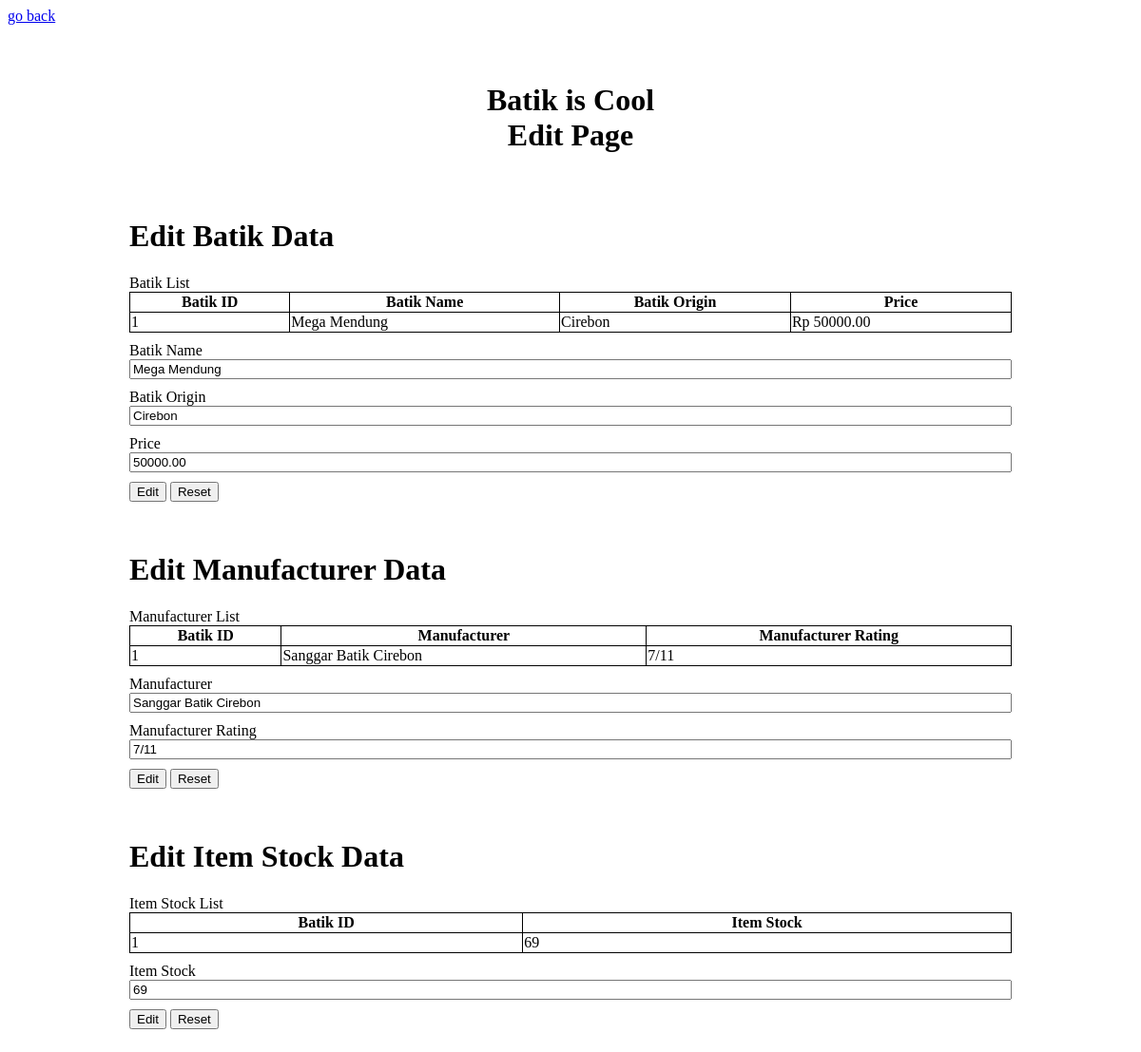
/editPage.php?id=1, run on the app's committed database.
### tables this page shows
CREATE TABLE `batik` (
  `id_batik` int(11) NOT NULL,
  `nama_batik` varchar(255) NOT NULL,
  `asal_batik` varchar(255) NOT NULL,
  `harga_batik` decimal(10,2) NOT NULL,
  `is_delete` bit(1) NOT NULL DEFAULT b'0'
);

CREATE TABLE `produsen` (
  `id_produsen` int(11) NOT NULL,
  `id_batik` int(11) NOT NULL,
  `nama_produsen` varchar(255) NOT NULL,
  `rating_produsen` varchar(255) NOT NULL,
  `is_delete` bit(1) NOT NULL DEFAULT b'0'
);

CREATE TABLE `stok` (
  `id_stok` int(11) NOT NULL,
  `id_batik` int(11) NOT NULL,
  `jumlah_stok` int(11) NOT NULL,
  `is_delete` bit(1) NOT NULL DEFAULT b'0'
);

### editPage.php (the view, shortened to what this page needs)
<?php
include 'config.php';
$id = $_GET['id'];
$bTable = mysqli_query($conn, "SELECT * FROM batik WHERE id_batik=$id");
$bTableValue = mysqli_query($conn, "SELECT * FROM batik WHERE id_batik=$id");
while ($bFetch = mysqli_fetch_array($bTableValue)) {
    $name = $bFetch['nama_batik'];
    $origin = $bFetch['asal_batik'];
    $price = $bFetch['harga_batik'];
}
$pTable = mysqli_query($conn, "SELECT * FROM produsen WHERE id_batik=$id");
$pTableValue = mysqli_query($conn, "SELECT * FROM produsen WHERE id_batik=$id");
while ($pFetch = mysqli_fetch_array($pTableValue)) {
    $manuf = $pFetch['nama_produsen'];
    $manufRating = $pFetch['rating_produsen'];
}
$sTable = mysqli_query($conn, "SELECT * FROM stok WHERE id_batik=$id");
$sTableValue = mysqli_query($conn, "SELECT * FROM stok WHERE id_batik=$id");
while ($sFetch = mysqli_fetch_array($sTableValue)) {
    $stock = $sFetch['jumlah_stok'];
}
?>
<!DOCTYPE html>
<html lang="en">
<head>
    <link rel="stylesheet" type="text/css" href="style.css">
    <div class="edit-item-header">
        <a href="homePage.php">go back</a>
    </div>
</head>
<body>
    <div class="home-title">
        <h1>Batik is Cool<br />Edit Page</h1>
    </div>
    <div class="list-item-card">
        <div class="add-stok-title">
            <h1>Edit Batik Data</h1>
        </div>
        <div class="card-header">
            Batik List
        </div>
        <div class="card-body">
            <table class="item-table">
                <tr>
                    <th>Batik ID</th>
                    <th>Batik Name</th>
                    <th>Batik Origin</th>
                    <th>Price</th>
                    <?php
                    while ($item = mysqli_fetch_array($bTable)) :
                    ?>
                <tr>
                    <td><?= $item['id_batik'] ?></td>
                    <td><?= $item['nama_batik'] ?></td>
                    <td><?= $item['asal_batik'] ?></td>
                    <td>Rp <?= $item['harga_batik'] ?></td>
                </tr>
            <?php endwhile; ?>
            </table>
        </div>
        <div class="card-body">
            <form class="item-form" method="POST" action="">
                <div class="form-group">
                    <label>Batik Name</label>
                    <input type="text" name="bName" placeholder="Input batik name." value="<?php echo $name; ?>" required>
                </div>
                <div class="form-group">
                    <label>Batik Origin</label>
                    <input type="text" name="bOrigin" placeholder="Input batik origin." value="<?php echo $origin; ?>" required>
                </div>
                <div class="form-group">
                    <label>Price</label>
                    <input type="number" name="bPrice" placeholder="Input batik price." value="<?php echo $price; ?>" required>
                </div>
                <div class="submit-group">
                    <button class="submit-btn" type="submit" name="submitBatik">Edit</button>
                    <button class="reset-btn" type="reset" name="reset">Reset</button>
                </div>
            </form>
        </div>
    </div>
    <div class="list-item-card">
        <div class="add-stok-title">
            <h1>Edit Manufacturer Data</h1>
        </div>
        <div class="card-header">
            Manufacturer List
        </div>
        <div class="card-body">
            <table class="item-table">
                <tr>
                    <th>Batik ID</th>
                    <th>Manufacturer</th>
                    <th>Manufacturer Rating</th>
                    <?php
                    while ($item = mysqli_fetch_array($pTable)) :
                    ?>
                <tr>
                    <td><?= $item['id_batik'] ?></td>
                    <td><?= $item['nama_produsen'] ?></td>
                    <td><?= $item['rating_produsen'] ?></td>
                </tr>
            <?php endwhile; ?>
            </table>
        </div>
        <div class="card-body">
            <form class="item-form" method="POST" action="">
                <div class="form-group">
                    <label>Manufacturer</label>
                    <input type="text" name="bManufacturer" placeholder="Input batik manufacturer." value="<?php echo $manuf; ?>" required>
                </div>
                <div class="form-group">
                    <label>Manufacturer Rating</label>
                    <input type="text" name="bManufRating" placeholder="Input manufacturer rating." value="<?php echo $manufRating; ?>" required>
                </div>
                <div class="submit-group">
                    <button class="submit-btn" type="submit" name="submitProdusen">Edit</button>
                    <button class="reset-btn" type="reset" name="reset">Reset</button>
                </div>
            </form>
        </div>
    </div>
    <div class="list-item-card">
        <div class="add-stok-title">
            <h1>Edit Item Stock Data</h1>
        </div>
        <div class="card-header">
            Item Stock List
        </div>
        <div class="card-body">
            <table class="item-table">
                <tr>
                    <th>Batik ID</th>
                    <th>Item Stock</th>
                    <?php
                    while ($item = mysqli_fetch_array($sTable)) :
                    ?>
                <tr>
                    <td><?= $item['id_batik'] ?></td>
                    <td><?= $item['jumlah_stok'] ?></td>
                </tr>
            <?php endwhile; ?>
            </table>
        </div>
        <div class="card-body">
            <form class="item-form" method="POST" action="">
                <div class="form-group">
                    <label>Item Stock</label>
                    <input type="number" name="bStock" placeholder="Input available stock." value="<?php echo $stock; ?>" required>
                </div>
                <div class="submit-group">
                    <button class="submit-btn" type="submit" name="submitStok">Edit</button>
                    <button class="reset-btn" type="reset" name="reset">Reset</button>
                </div>
            </form>
        </div>
    </div>
</body>
</html>

### style.css (style rules this page uses)
.home-title { display: flex; justify-content: center; align-items: center; padding-top: 40px; margin-bottom: 10px; flex-direction: column; text-align: center; }
.form-group { display: flex; flex-direction: column; padding-top: 10px; }
.submit-group { padding: 10px 0 0 0; }
.list-item-card { padding: 1em 8em 1em 8em; }
.item-table { width: 100%; border-collapse: collapse; }
table, th, td { border: 1px solid black; }

### data on the page
batik: id_batik "1", nama_batik "Mega Mendung", asal_batik "Cirebon", harga_batik "50000.00", bName "Mega Mendung", bOrigin "Cirebon", bPrice "50000.00"
produsen: id_batik "1", nama_produsen "Sanggar Batik Cirebon", rating_produsen "7/11", bManufacturer "Sanggar Batik Cirebon", bManufRating "7/11"
stok: id_batik "1", jumlah_stok "69", bStock "69"
